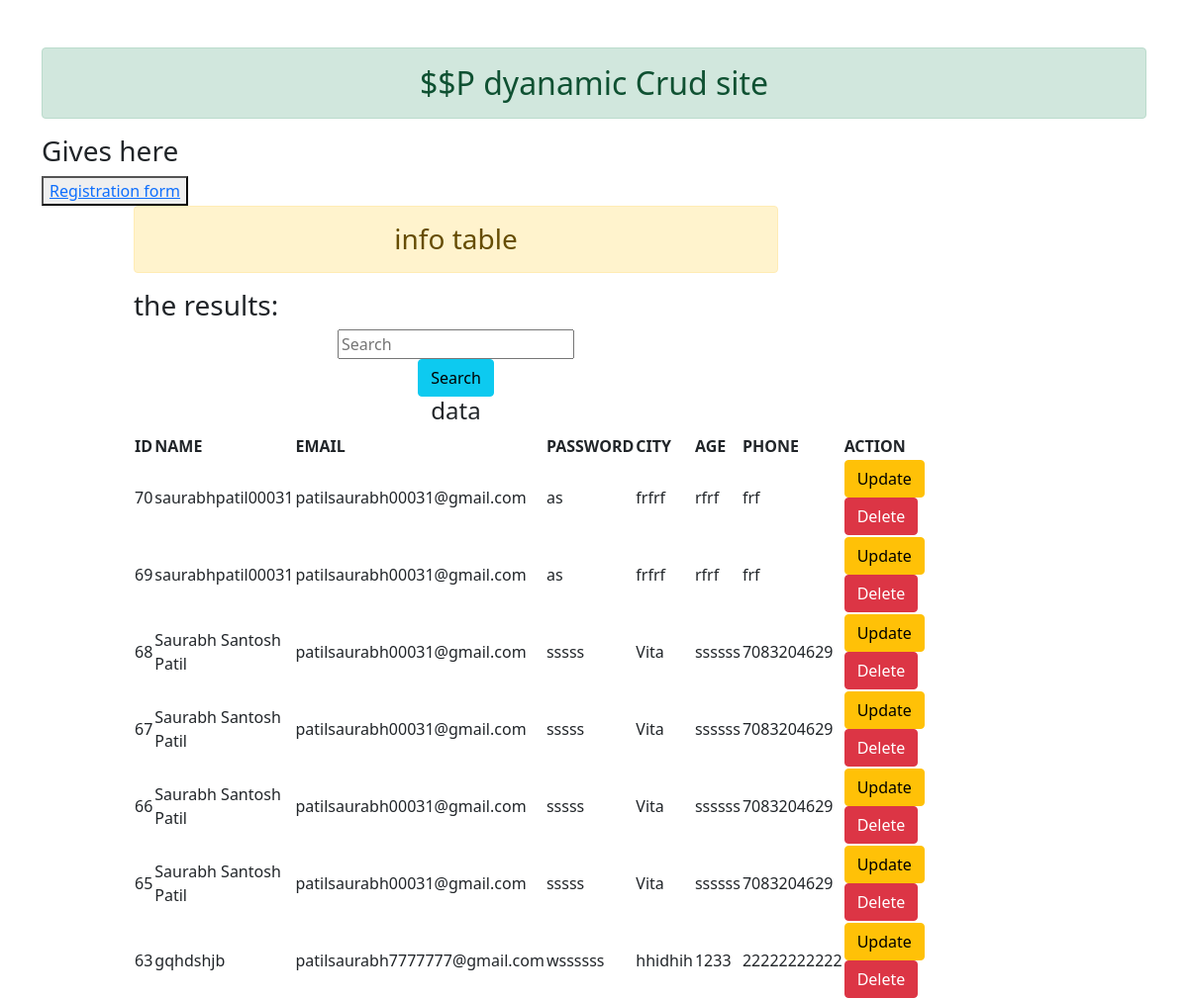
The page / on the database its author committed.
### enroll/models.py (models this page shows)
class User(models.Model):
    name=models.CharField(max_length=100)
    email=models.EmailField(max_length=100)
    password=models.CharField(max_length=100)
    city=models.CharField(max_length=100)
    age=models.CharField(max_length=100)
    phone=models.CharField(max_length=100)

### enroll/views.py (the view)
# urls.py: path('',views.gives,name="gives"),
def gives(request):
    stud=User.objects.all().order_by("-id")
    return render(request,'enroll/gives.html',{'stu':stud })

### enroll/templates/enroll/gives.html (shortened to what this page needs)
{% extends 'enroll/base.html' %}
{% block content  %}
<h3>Gives here</h3>
<div class="kkk">
<button><a href="{% url 'addandshow' %}">Registration form</a></button>
</div>
<div class ="col-sm-7 offset-1">
<h3 class="text-center alert alert-warning" >info table<h3>
{% if stu %}
  <h3>the results:</h3>
 <center>
       <div class="srch">
           <form action="/search" method="get">
            <input name="q" type="text" placeholder="Search" />
            <div>
            <button class="btn btn-info">Search</button>
            </div>
         </form>
       </div>
       <h4>data</h4>
  </center>
      <table class="csss-serial">
  <thead>
    <tr>
      <th scope="col">ID</th>
      <th scope="col">NAME</th>
      <th scope="col">EMAIL</th>
      <th scope="col">PASSWORD</th>
      <th scope="col">CITY</th>
      <th scope="col">AGE</th>
      <th scope="col">PHONE</th>
       <th scope="col">ACTION</th>
    </tr>
  </thead>
  <tbody>
  {% for i in stu %}
    <tr>
      <td>{{i.id}}</td>
      <td>{{i.name}}</td>
      <td>{{i.email}}</td>
      <td>{{i.password}}</td>
      <td>{{i.city}}</td>
      <td>{{i.age}}</td>
      <td>{{i.phone}}</td>
      <td>
         <a href="{% url 'updatedata' i.id %}" class="btn btn-warning">Update</a>
         <form action="{% url 'deletedata' i.id %}" method ="post" class="d-inline">
         <input type="submit" value="Delete" class="btn btn-danger">
         </form>
      </td>
    </tr>
{% endfor %}
  </tbody>
</table>
{% else %}
  <h3>no value found</h3>
{% endif %}
{% endblock  %}

### enroll/templates/enroll/base.html (shortened to what this page needs)
<!DOCTYPE html>
{% load static %}
<html>
<head>
<link rel="stylesheet" href=" {% static 'enroll/css/bootstrap.css' %}">
</head>
<body>
<div class="container mt-5">
<h2 class="text-center  alert alert-success">$$P dyanamic Crud site</h2>
{% block content  %}
{% endblock content  %}
</div>
</body>
</html>

### rows shown on the page
User: id "70", name "saurabhpatil00031", email "patilsaurabh00031@gmail.com", password "as", city "frfrf", age "rfrf", phone "frf"
User: id "69", name "saurabhpatil00031", email "patilsaurabh00031@gmail.com", password "as", city "frfrf", age "rfrf", phone "frf"
User: id "68", name "Saurabh Santosh Patil", email "patilsaurabh00031@gmail.com", password "sssss", city "Vita", age "ssssss", phone "7083204629"
User: id "67", name "Saurabh Santosh Patil", email "patilsaurabh00031@gmail.com", password "sssss", city "Vita", age "ssssss", phone "7083204629"
User: id "66", name "Saurabh Santosh Patil", email "patilsaurabh00031@gmail.com", password "sssss", city "Vita", age "ssssss", phone "7083204629"
User: id "65", name "Saurabh Santosh Patil", email "patilsaurabh00031@gmail.com", password "sssss", city "Vita", age "ssssss", phone "7083204629"
User: id "63", name "gqhdshjb", email "patilsaurabh7777777@gmail.com", password "wssssss", city "hhidhih", age "1233", phone "22222222222"
